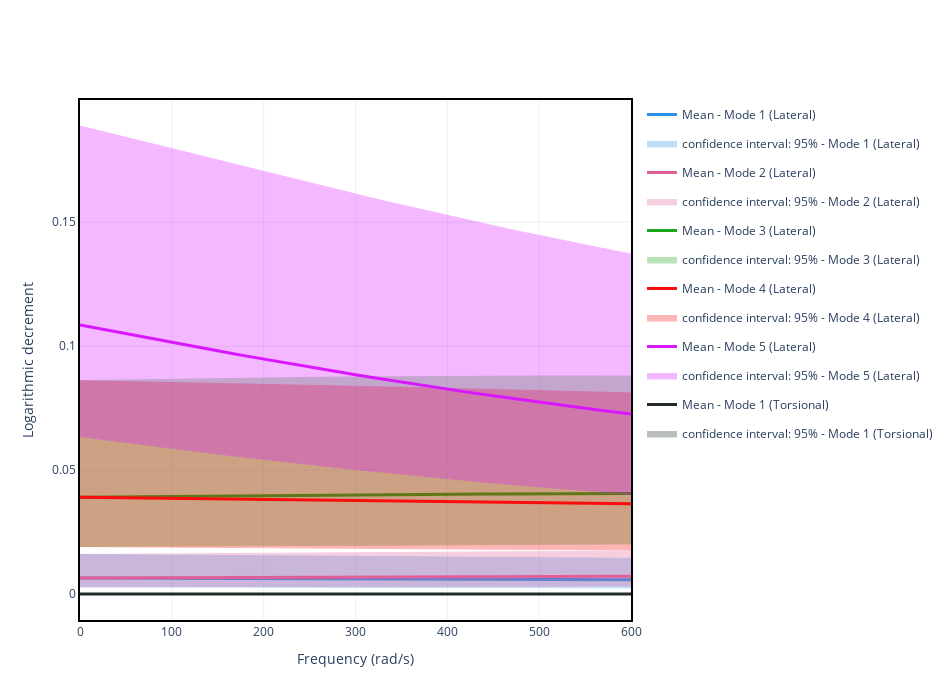

Source (notebook cell):
### Code cell
# choose the desirable percentiles or confidence intervals
camp.plot_log_dec(conf_interval=[95], width=950, height=700)
